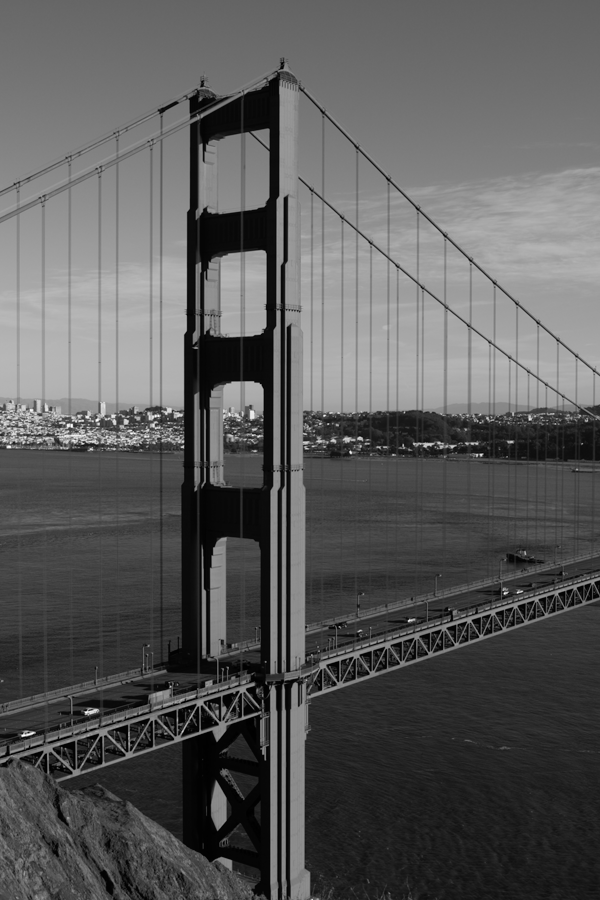
#> input picture Ch03/code/goldengate1.png, 600 x 900 px
$ python x_local_binary_patterns.py   (older library calls are emulated)
#> lines starting #> are read from the running program, lines starting #| are printed output that depends on the picture
from skimage.transform import rotate
from skimage.feature import local_binary_pattern
from skimage.io import imread
from skimage.color import label2rgb
import numpy as np

# settings for LBP
radius = 3
n_points = 8 * radius

# Get three different images to test the algorithm with
brick = imread('goldengate1.png', as_gray=True)
#> brick is the input picture: shape (900, 600); min 0, max 255, mean 89.9
grass = imread('goldengate2.png', as_gray=True)
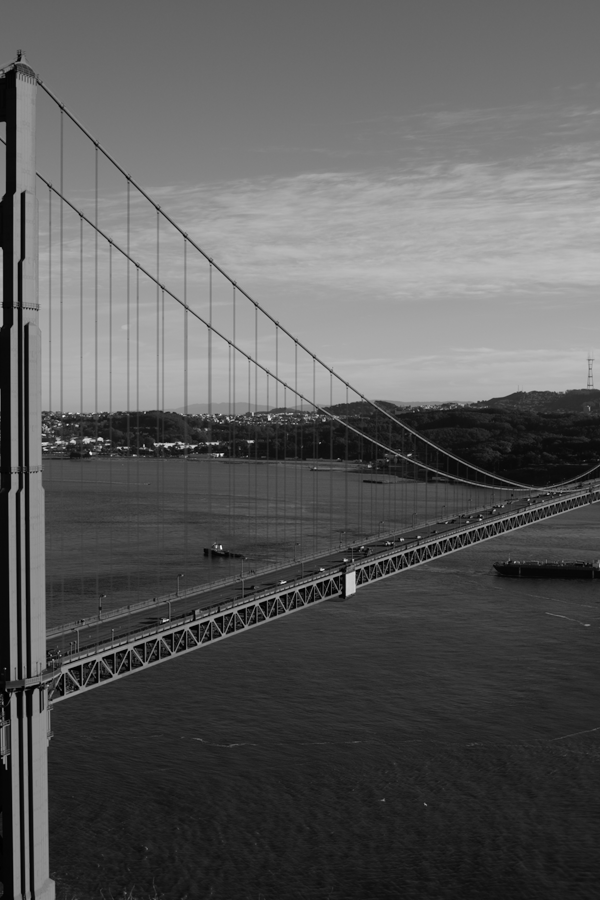
#> input picture Ch03/code/goldengate2.png, 600 x 900 px
#> grass is the input picture: shape (900, 600); min 0, max 246, mean 90
wall = imread('test.png', as_gray=True)
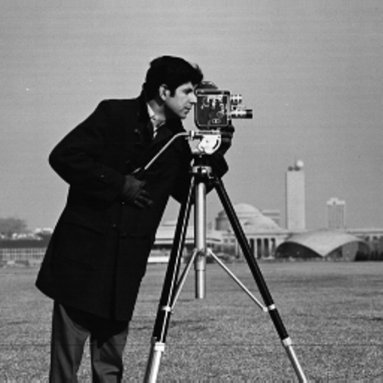
#> input picture Ch03/code/test.png, 383 x 383 px
#> wall is the input picture: shape (383, 383) float64; min 0, max 1, mean 0.464

# Calculate the LBP features for all the three images
brick_lbp = local_binary_pattern(brick, n_points, radius, 'uniform')
grass_lbp = local_binary_pattern(grass, n_points, radius, 'uniform')
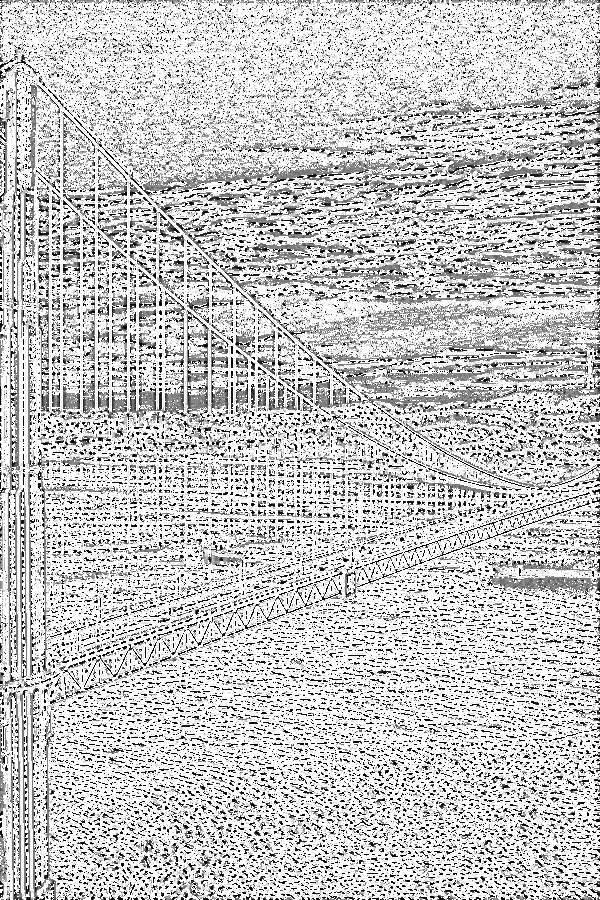
#> grass_lbp: shape (900, 600) float64; min 0, max 25, mean 19.4; drawn with min black and max white
wall_lbp = local_binary_pattern(wall, n_points, radius, 'uniform')
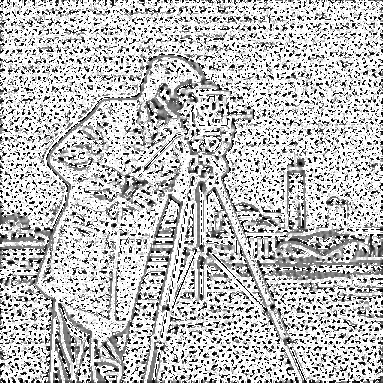
#> wall_lbp: shape (383, 383) float64; min 0, max 25, mean 18.6; drawn with min black and max white

# Next we will augment these images by rotating the images by 22 degrees
brick_rot = rotate(brick, angle=22, resize=False)
grass_rot = rotate(grass, angle=22, resize=False)
wall_rot = rotate(wall, angle=22, resize=False)

# Let us calculate the LBP features for all the rotated images
brick_rot_lbp = local_binary_pattern(brick_rot, n_points, radius, 'uniform')
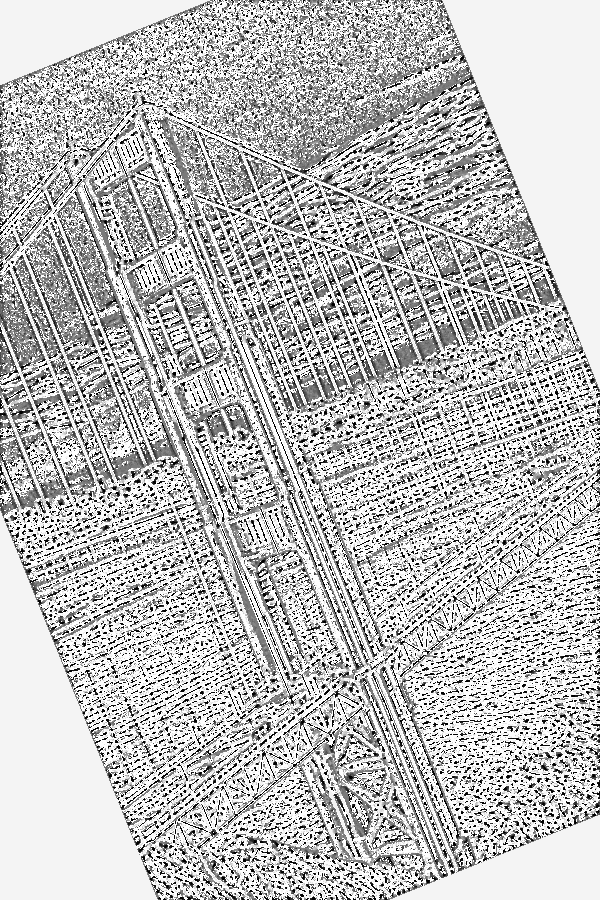
#> brick_rot_lbp: shape (900, 600) float64; min 0, max 25, mean 18.6; drawn with min black and max white
grass_rot_lbp = local_binary_pattern(grass_rot, n_points, radius, 'uniform')
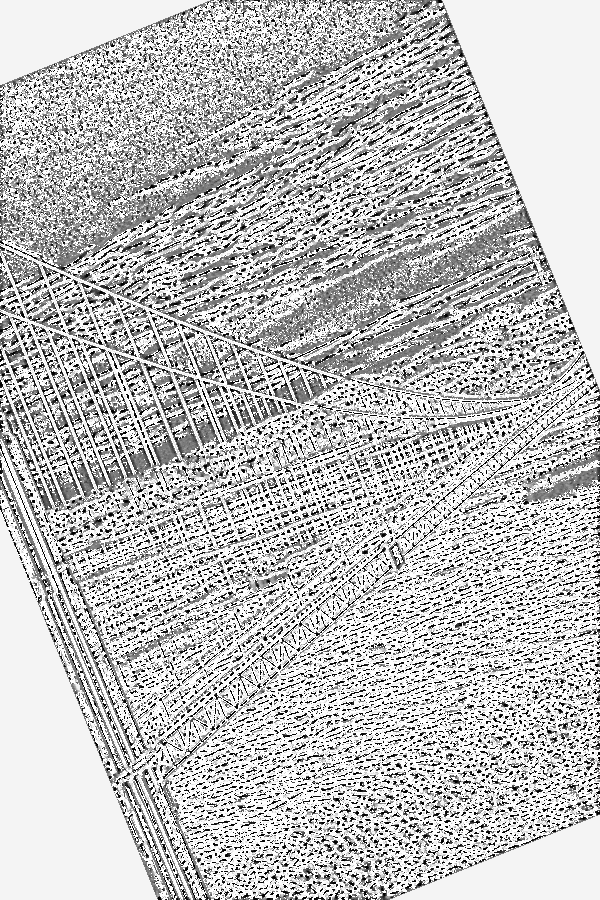
#> grass_rot_lbp: shape (900, 600) float64; min 0, max 25, mean 18.7; drawn with min black and max white
wall_rot_lbp = local_binary_pattern(wall_rot, n_points, radius, 'uniform')
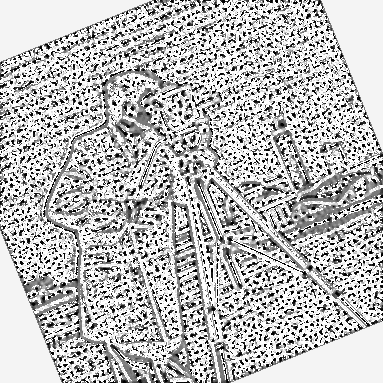
#> wall_rot_lbp: shape (383, 383) float64; min 0, max 25, mean 18.4; drawn with min black and max white

# We will pick any one image say brick image and try to find
# its best match among the rotated images
# Create a list with LBP features of all three images

bins_num = int(brick_lbp.max() + 1)
#> bins_num = 26
brick_hist, _ = np.histogram(brick_lbp, normed=True, bins=bins_num, range=(0, bins_num))
#> brick_hist = 26 values, max 0.516 at index 25, min 0.00659 at index 6, mean 0.0385

lbp_features = [brick_rot_lbp, grass_rot_lbp, wall_rot_lbp]
min_score = 1000 # Set a very large best score value initially
idx = 0 # To keep track of the winner

for feature in lbp_features:
    histogram, _ = np.histogram(feature, normed=True, bins=bins_num, range=(0, bins_num))
    p = np.asarray(brick_hist)
    q = np.asarray(histogram)
    filter_idx = np.logical_and(p != 0, q != 0)
    score = np.sum(p[filter_idx] * np.log2(p[filter_idx] / q[filter_idx]))
    if score < min_score:
        min_score = score
        winner = idx
    idx = idx + 1
#> this loop made 3 passes
#> (score, min_score) on passes 1 to 3: (0.131, 0.131), (0.114, 0.114), (0.112, 0.112)
#> after the loop, idx = 3; min_score = 0.112; winner = 2

if winner == 0:
    print('Brick matched with Brick Rotated')
elif winner == 1:
    print('Brick matched with Grass Rotated')
elif winner == 2:
    print('Brick matched with Wall Rotated')
